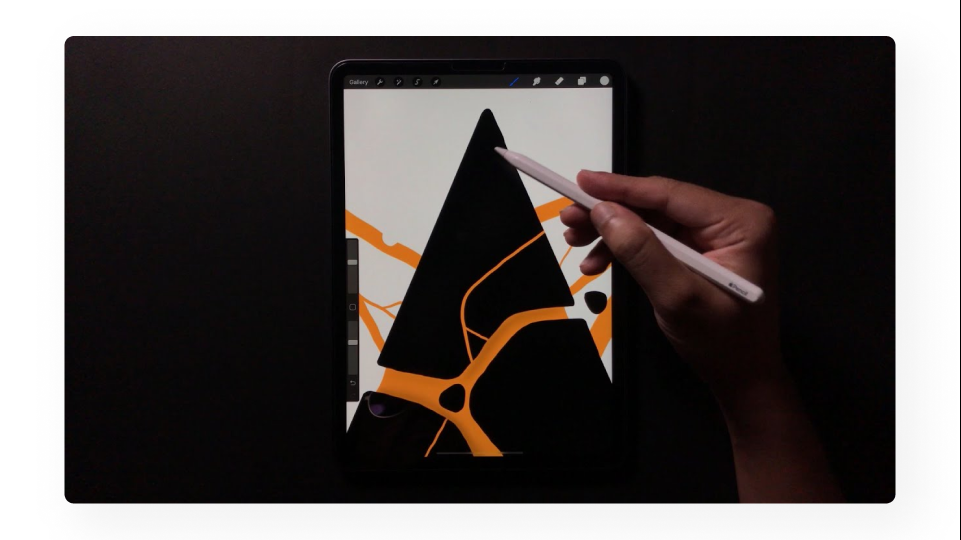
#> input picture Photos/illustr.png, 961 x 540 px
$ python thresh.py
#> lines starting #> are read from the running program, lines starting #| are printed output that depends on the picture; after the words box and inside, x2 and y2 are one past the last pixel; in counts of white or black regions, pixels touching at a corner belong together
import cv2 as cv

img = cv.imread('Photos/illustr.png')
#> img is the input picture: shape (540, 961, 3); mean B, G, R 83.6, 85, 90.3
cv.imshow('Illustration', img)

gray = cv.cvtColor(img, cv.COLOR_BGR2GRAY)
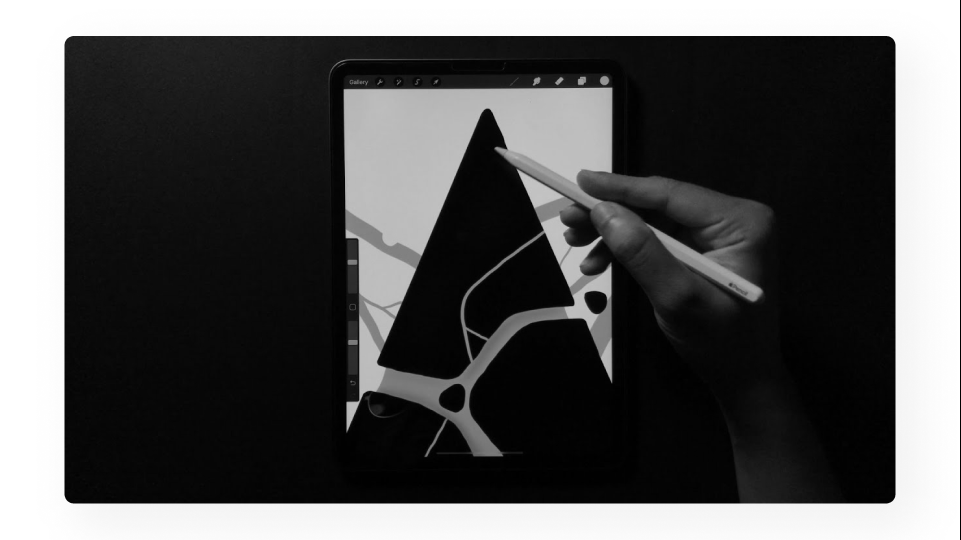
#> gray: shape (540, 961); min 0, max 255, mean 86.4
cv.imshow('Illustration_gray', gray)

#Simple Thresholding
threshold, thresh = cv.threshold(gray, 100, 255, cv.THRESH_BINARY)
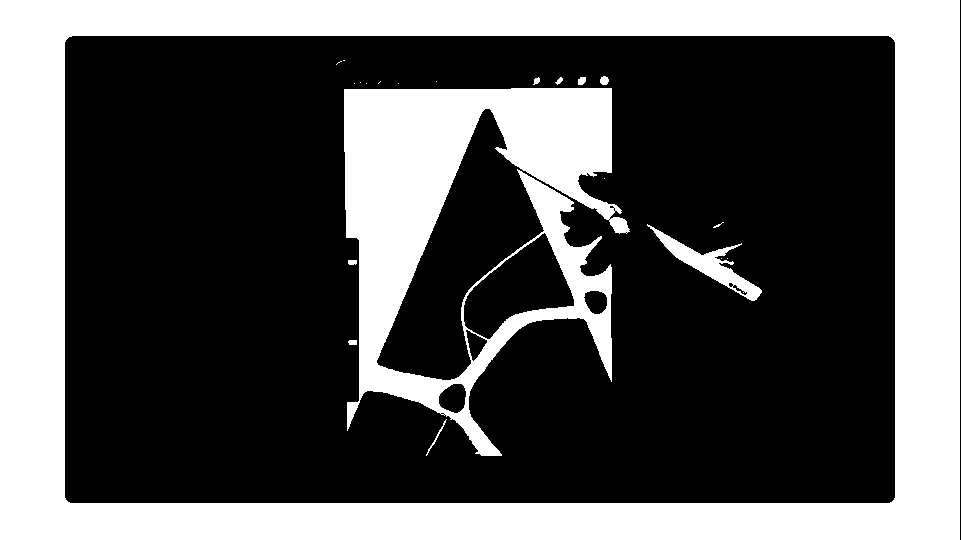
#> thresh: shape (540, 961); 34.3% white; 22 white regions (12 under 20 px), largest, box (x1, y1, x2, y2) and area: (0, 0, 960, 540) 130849, (344, 88, 630, 456) 44945, (647, 224, 762, 301) 1969
cv.imshow('Simple Threshold', thresh)


cv.waitKey(0)
